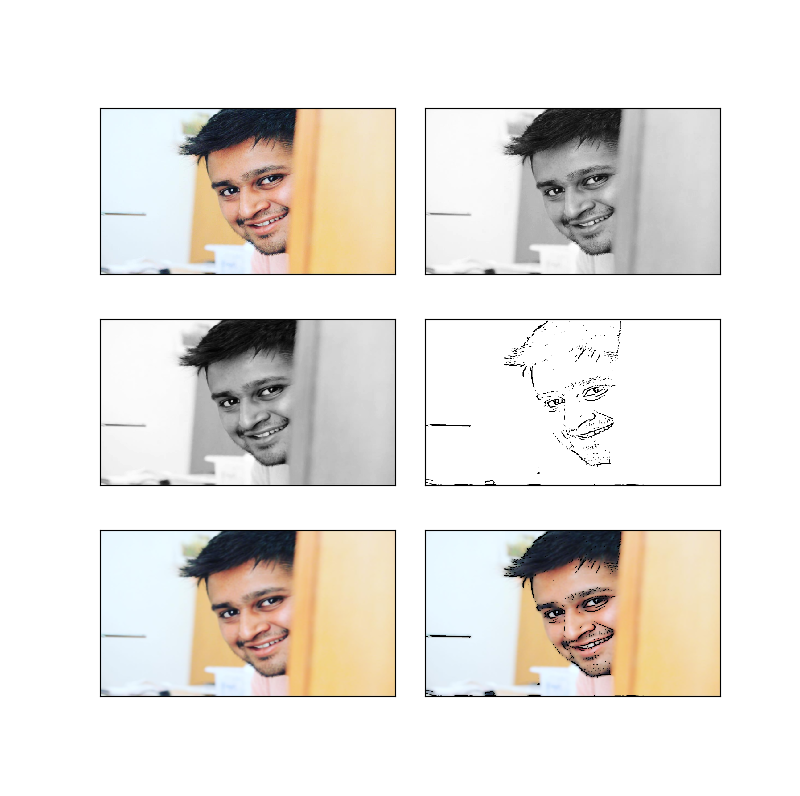
#> input picture Test_run.png, 800 x 796 px
$ python -i Image_Cartoonifier.py   (imports and definitions only)
#> lines starting #> are read from the running program, lines starting #| are printed output that depends on the picture; after the words box and inside, x2 and y2 are one past the last pixel; in counts of white or black regions, pixels touching at a corner belong together
import cv2  #for image processing
import easygui  #To open the filebox
import numpy as np  #To store image
import imageio  #To read image stored at particular path. Images are stored and processed as numbers. These are taken as arrays. We will use NumPy to deal with arrays
import sys
import matplotlib.pyplot as plt  #for visualization and plotting
import os  #For OS interaction

import tkinter as tk
from tkinter import filedialog
from tkinter import *
from PIL import ImageTk, Image


""" fileopenbox opens the box to choose file
and help us store file path as string """

def upload():
  ImagePath = easygui.fileopenbox()     #fileopenbox() is the method in easyGUI module which returns the path of the chosen file as a string.
  cartoonify(ImagePath)

def cartoonify(ImagePath):
    # read the image
#> called with ImagePath = 'Test_run.png'
    originalmage = cv2.imread(ImagePath)
#> originalmage is the input picture: shape (796, 800, 3); mean B, G, R 224.8, 229.5, 232.9
    originalmage = cv2.cvtColor(originalmage, cv2.COLOR_BGR2RGB)
    #print(image)  # image is stored in form of numbers

    # confirm that image is chosen
    if originalmage is None:
        print("Can not find any image. Choose appropriate file")
        sys.exit()

    ReSized1 = cv2.resize(originalmage, (960, 540))
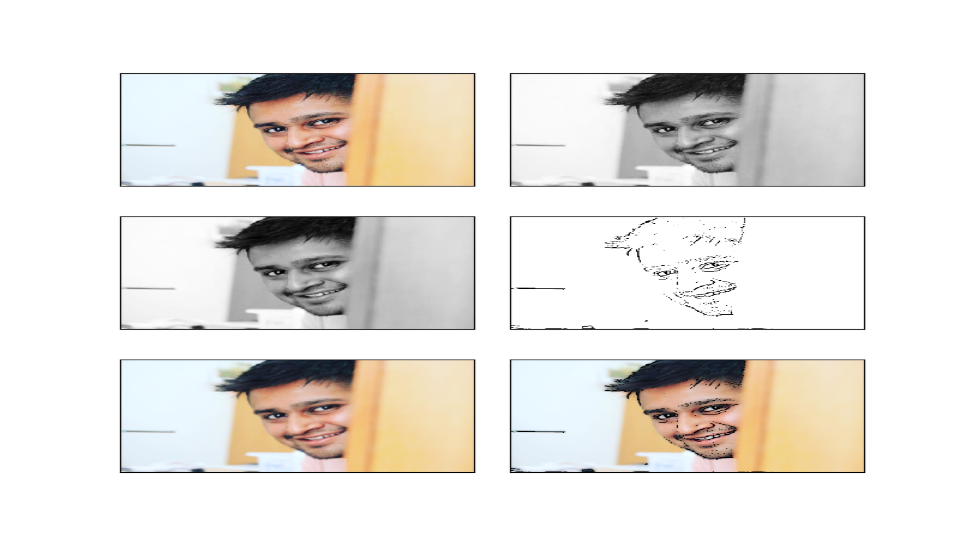
#> ReSized1: shape (540, 960, 3); mean R, G, B 232.7, 229.3, 224.6
    #plt.imshow(ReSized1, cmap='gray')


    #converting an image to grayscale
    grayScaleImage= cv2.cvtColor(originalmage, cv2.COLOR_BGR2GRAY)
    ReSized2 = cv2.resize(grayScaleImage, (960, 540))
    #plt.imshow(ReSized2, cmap='gray')


    #applying median blur to smoothen an image
    smoothGrayScale = cv2.medianBlur(grayScaleImage, 5)
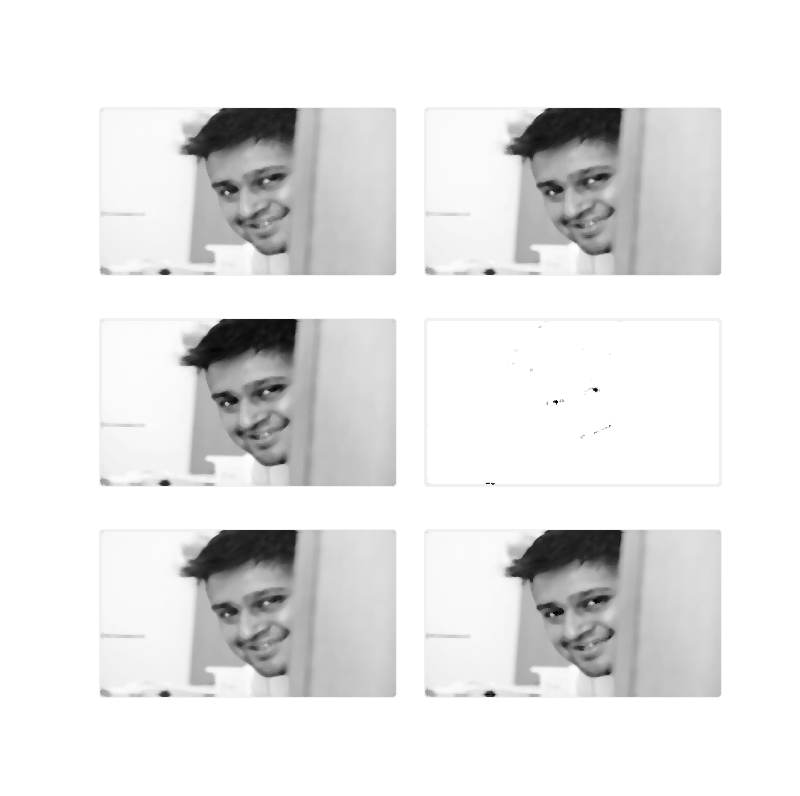
#> smoothGrayScale: shape (796, 800); min 0, max 255, mean 230.9
    ReSized3 = cv2.resize(smoothGrayScale, (960, 540))
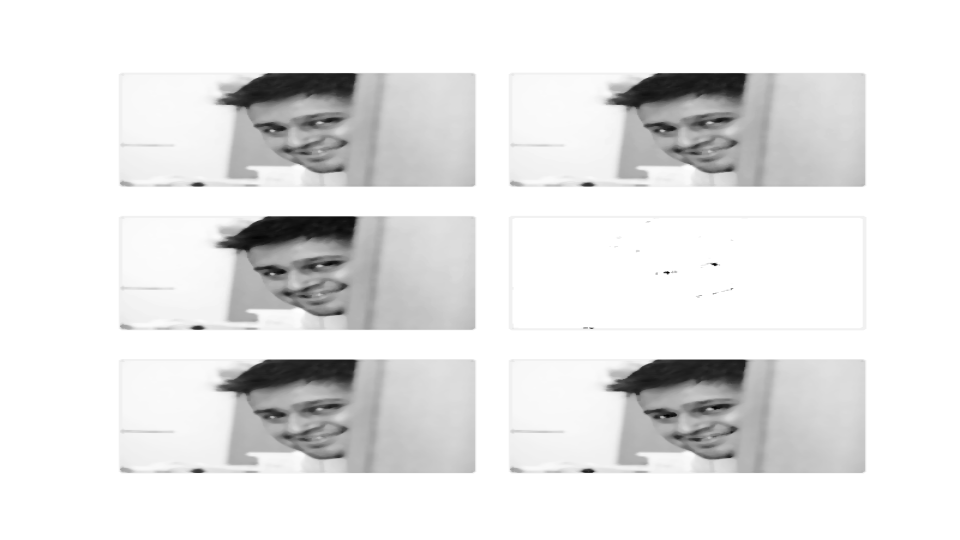
#> ReSized3: shape (540, 960); min 0, max 255, mean 230.9
    #plt.imshow(ReSized3, cmap='gray')

    #retrieving the edges for cartoon effect
    #by using thresholding technique
    getEdge = cv2.adaptiveThreshold(smoothGrayScale, 255,
        cv2.ADAPTIVE_THRESH_MEAN_C,
        cv2.THRESH_BINARY, 9, 9)
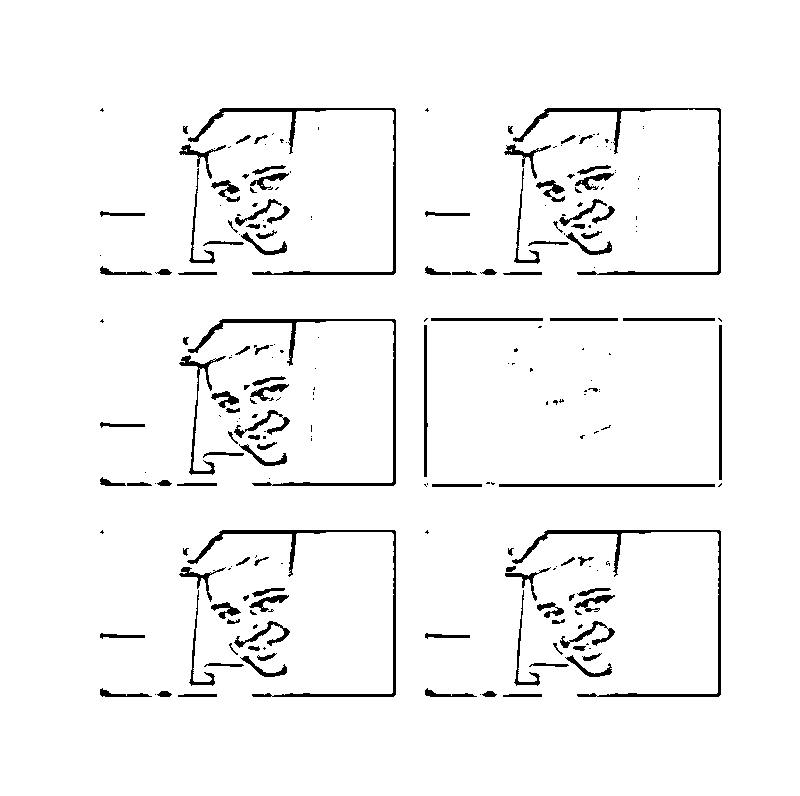
#> getEdge: shape (796, 800); 96% white; 239 black regions (124 under 20 px), largest, box (x1, y1, x2, y2) and area: (188, 319, 396, 486) 1817, (187, 530, 396, 697) 1784, (513, 108, 721, 275) 1776

    ReSized4 = cv2.resize(getEdge, (960, 540))
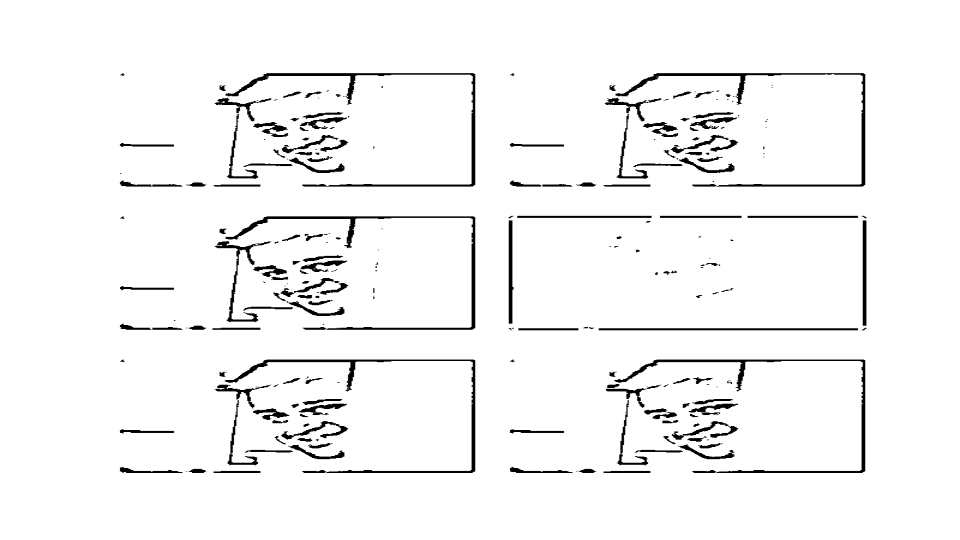
#> ReSized4: shape (540, 960); min 0, max 255, mean 244.7
    #plt.imshow(ReSized4, cmap='gray')

    #applying bilateral filter to remove noise
    #and keep edge sharp as required
    colorImage = cv2.bilateralFilter(originalmage, 9, 300, 300)
    ReSized5 = cv2.resize(colorImage, (960, 540))
    #plt.imshow(ReSized5, cmap='gray')


    #masking edged image with our "BEAUTIFY" image
    cartoonImage = cv2.bitwise_and(colorImage, colorImage, mask=getEdge)
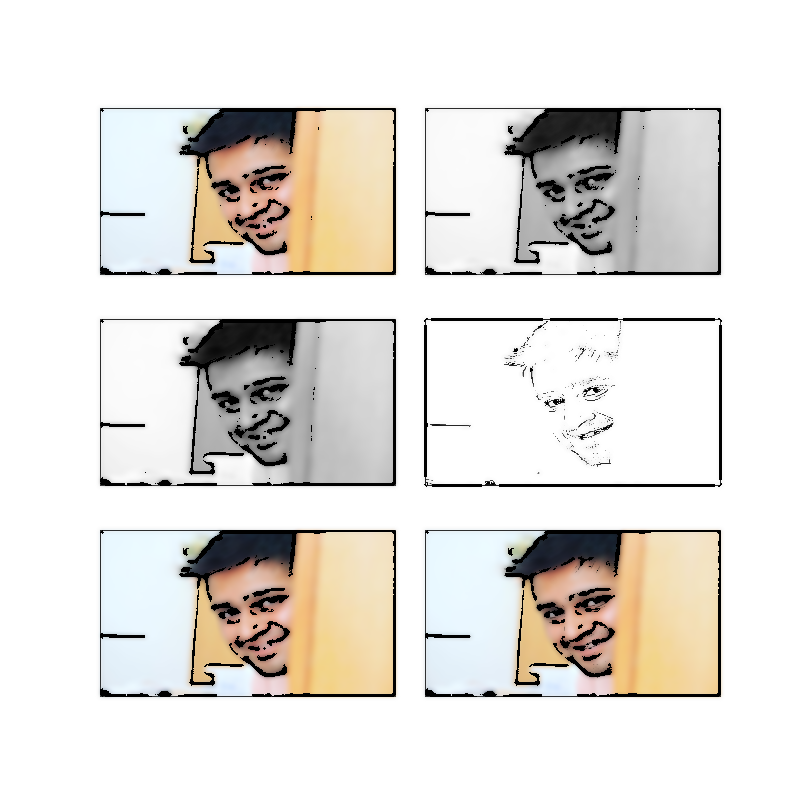
#> cartoonImage: shape (796, 800, 3); mean R, G, B 227.9, 224.9, 220.4

    ReSized6 = cv2.resize(cartoonImage, (960, 540))
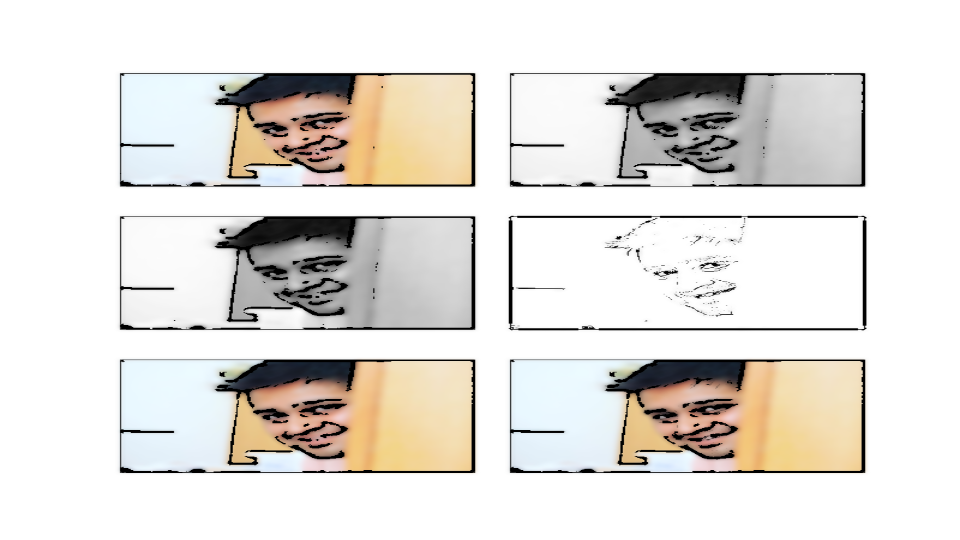
#> ReSized6: shape (540, 960, 3); mean R, G, B 227.8, 224.7, 220.2
    #plt.imshow(ReSized6, cmap='gray')

    # Plotting the whole transition
    images=[ReSized1, ReSized2, ReSized3, ReSized4, ReSized5, ReSized6]

    fig, axes = plt.subplots(3,2, figsize=(8,8), subplot_kw={'xticks':[], 'yticks':[]}, gridspec_kw=dict(hspace=0.1, wspace=0.1))
    for i, ax in enumerate(axes.flat):
        ax.imshow(images[i], cmap='gray')

    #keeping a Save button will let the user save the Photograph
#> (the run stopped early here; a loop or call above may not have finished)
